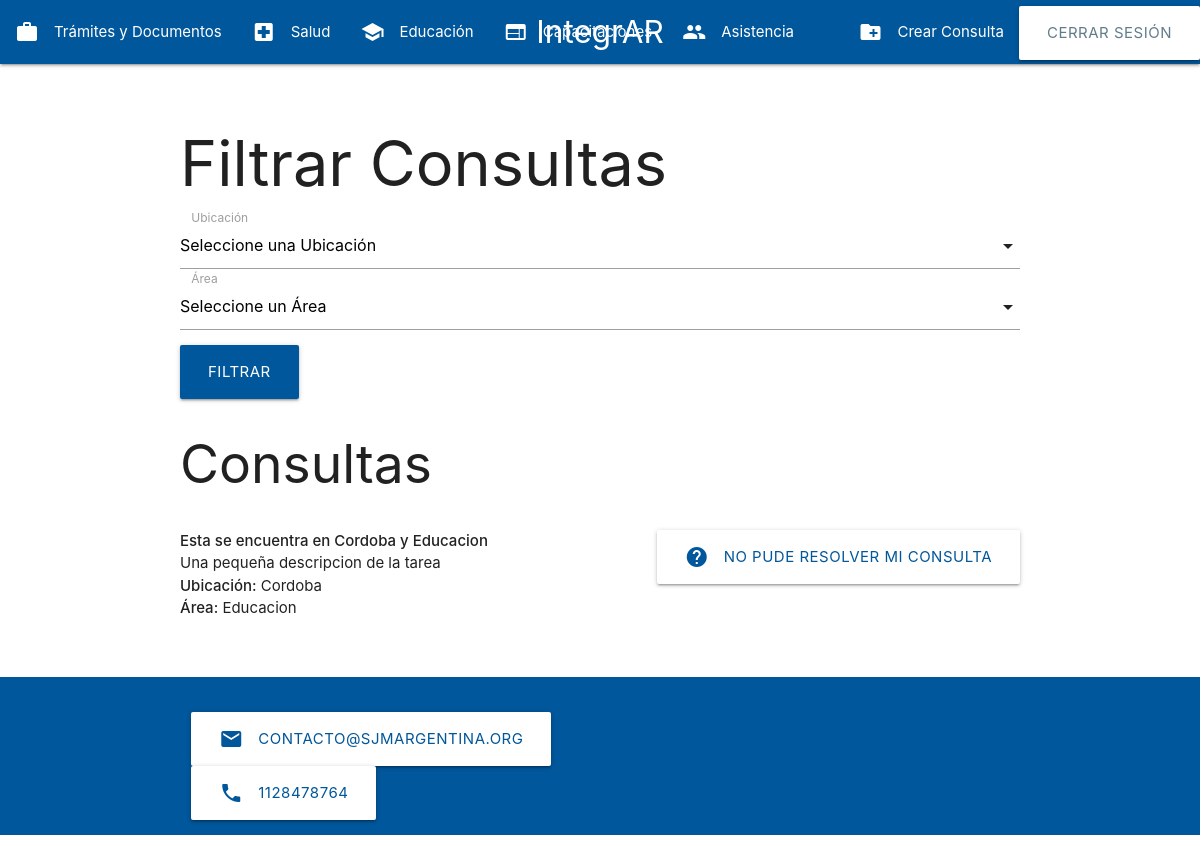
The app's page /filtrar/ (signed in) with its own data.
### consultas/models.py (models this page shows, shortened)
class ConsultaEspecifica(models.Model):
    titulo = models.CharField(max_length=200)
    descripcion = models.TextField()
    ubicacion = models.ForeignKey(Ubicacion, on_delete=models.CASCADE, related_name='consultas', null=True)  # Permite nulos temporalmente
    area = models.ForeignKey(Area, on_delete=models.CASCADE, related_name='consultas', null=True)  # Permite nulos temporalmente
    enlace = models.URLField(blank=True, null=True)

class Ubicacion(models.Model):
    nombre = models.CharField(max_length=100)

class Area(models.Model):
    nombre = models.CharField(max_length=100)

### consultas/views.py (the view)
# urls.py: path('filtrar/', views.filtrar_consultas, name='filtrar_consultas'),
def filtrar_consultas(request):
    consultas = ConsultaEspecifica.objects.all()
    ubicaciones = Ubicacion.objects.all()
    areas = Area.objects.all()
    selected_ubicacion = request.GET.get('ubicacion')
    selected_area = request.GET.get('area')
    if selected_ubicacion:
        consultas = consultas.filter(ubicacion__id=selected_ubicacion)
    if selected_area:
        consultas = consultas.filter(area__id=selected_area)
    return render(request, 'filtrar_consultas.html', {
        'consultas': consultas,
        'ubicaciones': ubicaciones,
        'areas': areas,
        'selected_ubicacion': selected_ubicacion,
        'selected_area': selected_area,
    })

### consultas/templates/filtrar_consultas.html (shortened to what this page needs)
<!DOCTYPE html>
<html lang="es">
<body>
    {% include 'navbar.html' %}
    <div class="container">
        <h1>Filtrar Consultas</h1>
        <form method="get">
            <div class="input-field col s6">
                <label>Ubicación</label>
            </div>
            <div class="input-field col s6">
                <label>Área</label>
            </div>
            <button type="submit" class="btn-large light-blue darken-4">Filtrar</button>
        </form>
        <h2>Consultas</h2>
        <div class="row">
            <ul class="left">
                {% for consulta in consultas %}
                    <li>
                        <strong>{{ consulta.titulo }}</strong><br>
                        {{ consulta.descripcion }}<br>
                        <strong>Ubicación:</strong> {{ consulta.ubicacion.nombre }}<br>
                        <strong>Área:</strong> {{ consulta.area.nombre }}<br>
                    </li>
                {% empty %}
                    <li>No se encontraron consultas.</li>
                {% endfor %}
            </ul>
            <ul class="right">
                <button onclick="location.href='{% url 'enviar_mensaje' %}'" class="waves-effect waves-light btn-large white light-blue-text text-darken-4"><i class="material-icons left">help</i>No pude Resolver mi consulta</button>
            </ul>
        </div>
    </div>
    {% include 'footer.html' %}
</body>
</html>

### records on screen
ConsultaEspecifica: titulo "Esta se encuentra en Cordoba y Educacion", descripcion "Una pequeña descripcion de la tarea", ubicacion.nombre "Cordoba", area.nombre "Educacion"
